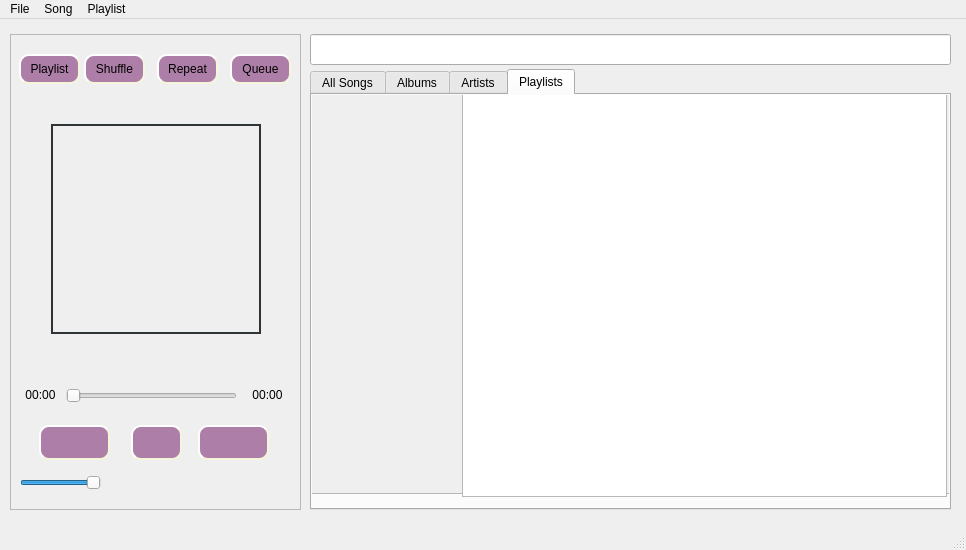
<?xml version="1.0" encoding="UTF-8"?>
<ui version="4.0">
 <class>MainWindow</class>
 <widget class="QMainWindow" name="MainWindow">
  <property name="geometry">
   <rect>
    <x>0</x>
    <y>0</y>
    <width>966</width>
    <height>550</height>
   </rect>
  </property>
  <property name="sizePolicy">
   <sizepolicy hsizetype="Preferred" vsizetype="Preferred">
    <horstretch>0</horstretch>
    <verstretch>10</verstretch>
   </sizepolicy>
  </property>
  <property name="minimumSize">
   <size>
    <width>400</width>
    <height>550</height>
   </size>
  </property>
  <property name="maximumSize">
   <size>
    <width>966</width>
    <height>550</height>
   </size>
  </property>
  <property name="windowTitle">
   <string>Wiggly Air Player</string>
  </property>
  <property name="styleSheet">
   <string notr="true">QPushButton {
    background-color: rgb(173, 127, 168);
    border-style: outset;
    border-width: 2px;
    border-radius: 10px;
    border-color: beige;
}
QPushButton:pressed {
    background-color: rgb(117, 80, 123);
    border-style: inset;
}
QLabelClickable{
	border:  2px solid black;
}
</string>
  </property>
  <property name="iconSize">
   <size>
    <width>24</width>
    <height>24</height>
   </size>
  </property>
  <property name="tabShape">
   <enum>QTabWidget::Rounded</enum>
  </property>
  <widget class="QWidget" name="centralwidget">
   <widget class="QTabWidget" name="tabLibrary">
    <property name="geometry">
     <rect>
      <x>310</x>
      <y>50</y>
      <width>641</width>
      <height>441</height>
     </rect>
    </property>
    <property name="sizePolicy">
     <sizepolicy hsizetype="Expanding" vsizetype="Expanding">
      <horstretch>0</horstretch>
      <verstretch>0</verstretch>
     </sizepolicy>
    </property>
    <property name="cursor">
     <cursorShape>ArrowCursor</cursorShape>
    </property>
    <property name="focusPolicy">
     <enum>Qt::NoFocus</enum>
    </property>
    <property name="layoutDirection">
     <enum>Qt::LeftToRight</enum>
    </property>
    <property name="autoFillBackground">
     <bool>false</bool>
    </property>
    <property name="styleSheet">
     <string notr="true"/>
    </property>
    <property name="currentIndex">
     <number>3</number>
    </property>
    <property name="elideMode">
     <enum>Qt::ElideMiddle</enum>
    </property>
    <property name="usesScrollButtons">
     <bool>false</bool>
    </property>
    <widget class="QWidget" name="tab_all_songs">
     <property name="styleSheet">
      <string notr="true">boder-radius:15</string>
     </property>
     <attribute name="title">
      <string>All Songs</string>
     </attribute>
     <widget class="QTableWidget" name="tableAllSongs">
      <property name="geometry">
       <rect>
        <x>-2</x>
        <y>0</y>
        <width>638</width>
        <height>399</height>
       </rect>
      </property>
      <property name="focusPolicy">
       <enum>Qt::NoFocus</enum>
      </property>
      <property name="contextMenuPolicy">
       <enum>Qt::CustomContextMenu</enum>
      </property>
      <property name="horizontalScrollBarPolicy">
       <enum>Qt::ScrollBarAlwaysOff</enum>
      </property>
      <property name="editTriggers">
       <set>QAbstractItemView::NoEditTriggers</set>
      </property>
      <property name="alternatingRowColors">
       <bool>true</bool>
      </property>
      <property name="selectionBehavior">
       <enum>QAbstractItemView::SelectRows</enum>
      </property>
      <property name="showGrid">
       <bool>false</bool>
      </property>
      <property name="sortingEnabled">
       <bool>false</bool>
      </property>
      <property name="wordWrap">
       <bool>false</bool>
      </property>
      <property name="cornerButtonEnabled">
       <bool>false</bool>
      </property>
      <property name="rowCount">
       <number>0</number>
      </property>
      <property name="columnCount">
       <number>4</number>
      </property>
      <attribute name="horizontalHeaderCascadingSectionResizes">
       <bool>true</bool>
      </attribute>
      <attribute name="horizontalHeaderMinimumSectionSize">
       <number>20</number>
      </attribute>
      <attribute name="horizontalHeaderDefaultSectionSize">
       <number>150</number>
      </attribute>
      <attribute name="horizontalHeaderShowSortIndicator" stdset="0">
       <bool>false</bool>
      </attribute>
      <attribute name="horizontalHeaderStretchLastSection">
       <bool>true</bool>
      </attribute>
      <attribute name="verticalHeaderVisible">
       <bool>false</bool>
      </attribute>
      <column>
       <property name="text">
        <string>Name</string>
       </property>
      </column>
      <column>
       <property name="text">
        <string>Time</string>
       </property>
      </column>
      <column>
       <property name="text">
        <string>Album</string>
       </property>
      </column>
      <column>
       <property name="text">
        <string>Artist</string>
       </property>
      </column>
     </widget>
    </widget>
    <widget class="QWidget" name="tabAlbums">
     <attribute name="title">
      <string>Albums</string>
     </attribute>
     <widget class="QTableWidget" name="albumSongs">
      <property name="geometry">
       <rect>
        <x>150</x>
        <y>-2</y>
        <width>485</width>
        <height>404</height>
       </rect>
      </property>
      <property name="focusPolicy">
       <enum>Qt::NoFocus</enum>
      </property>
      <property name="editTriggers">
       <set>QAbstractItemView::NoEditTriggers</set>
      </property>
      <property name="selectionBehavior">
       <enum>QAbstractItemView::SelectRows</enum>
      </property>
      <property name="showGrid">
       <bool>false</bool>
      </property>
      <property name="columnCount">
       <number>2</number>
      </property>
      <attribute name="horizontalHeaderVisible">
       <bool>false</bool>
      </attribute>
      <attribute name="horizontalHeaderStretchLastSection">
       <bool>true</bool>
      </attribute>
      <attribute name="verticalHeaderVisible">
       <bool>false</bool>
      </attribute>
      <column/>
      <column/>
     </widget>
     <widget class="QScrollArea" name="scrollAreaAlbums">
      <property name="geometry">
       <rect>
        <x>-3</x>
        <y>-2</y>
        <width>641</width>
        <height>401</height>
       </rect>
      </property>
      <property name="focusPolicy">
       <enum>Qt::NoFocus</enum>
      </property>
      <property name="styleSheet">
       <string notr="true"/>
      </property>
      <property name="widgetResizable">
       <bool>true</bool>
      </property>
      <widget class="QWidget" name="scrollAreaWidgetContentsAlbums">
       <property name="geometry">
        <rect>
         <x>0</x>
         <y>0</y>
         <width>637</width>
         <height>397</height>
        </rect>
       </property>
      </widget>
     </widget>
     <zorder>scrollAreaAlbums</zorder>
     <zorder>albumSongs</zorder>
    </widget>
    <widget class="QWidget" name="tab_artists">
     <attribute name="title">
      <string>Artists</string>
     </attribute>
     <widget class="QListWidget" name="listArtistNames">
      <property name="geometry">
       <rect>
        <x>-2</x>
        <y>-2</y>
        <width>212</width>
        <height>403</height>
       </rect>
      </property>
      <property name="focusPolicy">
       <enum>Qt::NoFocus</enum>
      </property>
      <property name="alternatingRowColors">
       <bool>true</bool>
      </property>
      <property name="iconSize">
       <size>
        <width>32</width>
        <height>32</height>
       </size>
      </property>
     </widget>
     <widget class="QTableWidget" name="tableAlbumContent">
      <property name="geometry">
       <rect>
        <x>209</x>
        <y>-2</y>
        <width>426</width>
        <height>403</height>
       </rect>
      </property>
      <property name="focusPolicy">
       <enum>Qt::NoFocus</enum>
      </property>
      <property name="contextMenuPolicy">
       <enum>Qt::CustomContextMenu</enum>
      </property>
      <property name="horizontalScrollBarPolicy">
       <enum>Qt::ScrollBarAlwaysOff</enum>
      </property>
      <property name="sizeAdjustPolicy">
       <enum>QAbstractScrollArea::AdjustToContents</enum>
      </property>
      <property name="editTriggers">
       <set>QAbstractItemView::NoEditTriggers</set>
      </property>
      <property name="selectionBehavior">
       <enum>QAbstractItemView::SelectRows</enum>
      </property>
      <property name="iconSize">
       <size>
        <width>32</width>
        <height>32</height>
       </size>
      </property>
      <property name="showGrid">
       <bool>false</bool>
      </property>
      <property name="cornerButtonEnabled">
       <bool>false</bool>
      </property>
      <property name="rowCount">
       <number>0</number>
      </property>
      <property name="columnCount">
       <number>2</number>
      </property>
      <attribute name="horizontalHeaderVisible">
       <bool>false</bool>
      </attribute>
      <attribute name="horizontalHeaderMinimumSectionSize">
       <number>10</number>
      </attribute>
      <attribute name="horizontalHeaderDefaultSectionSize">
       <number>50</number>
      </attribute>
      <attribute name="horizontalHeaderShowSortIndicator" stdset="0">
       <bool>false</bool>
      </attribute>
      <attribute name="horizontalHeaderStretchLastSection">
       <bool>true</bool>
      </attribute>
      <attribute name="verticalHeaderVisible">
       <bool>false</bool>
      </attribute>
      <column/>
      <column/>
     </widget>
    </widget>
    <widget class="QWidget" name="tab_playlists">
     <attribute name="title">
      <string>Playlists</string>
     </attribute>
     <widget class="QTableWidget" name="playlistSongs">
      <property name="geometry">
       <rect>
        <x>150</x>
        <y>-2</y>
        <width>485</width>
        <height>404</height>
       </rect>
      </property>
      <property name="focusPolicy">
       <enum>Qt::NoFocus</enum>
      </property>
      <property name="editTriggers">
       <set>QAbstractItemView::NoEditTriggers</set>
      </property>
      <property name="selectionBehavior">
       <enum>QAbstractItemView::SelectRows</enum>
      </property>
      <property name="showGrid">
       <bool>false</bool>
      </property>
      <property name="columnCount">
       <number>2</number>
      </property>
      <attribute name="horizontalHeaderVisible">
       <bool>false</bool>
      </attribute>
      <attribute name="horizontalHeaderStretchLastSection">
       <bool>true</bool>
      </attribute>
      <attribute name="verticalHeaderVisible">
       <bool>false</bool>
      </attribute>
      <column/>
      <column/>
     </widget>
     <widget class="QScrollArea" name="scrollAreaPlaylists">
      <property name="geometry">
       <rect>
        <x>-3</x>
        <y>-2</y>
        <width>641</width>
        <height>401</height>
       </rect>
      </property>
      <property name="focusPolicy">
       <enum>Qt::NoFocus</enum>
      </property>
      <property name="styleSheet">
       <string notr="true"/>
      </property>
      <property name="widgetResizable">
       <bool>true</bool>
      </property>
      <widget class="QWidget" name="scrollAreaWidgetContentsPlaylist">
       <property name="geometry">
        <rect>
         <x>0</x>
         <y>0</y>
         <width>637</width>
         <height>397</height>
        </rect>
       </property>
      </widget>
     </widget>
     <zorder>scrollAreaPlaylists</zorder>
     <zorder>playlistSongs</zorder>
    </widget>
   </widget>
   <widget class="QFrame" name="frame">
    <property name="geometry">
     <rect>
      <x>10</x>
      <y>15</y>
      <width>291</width>
      <height>476</height>
     </rect>
    </property>
    <property name="frameShape">
     <enum>QFrame::StyledPanel</enum>
    </property>
    <property name="frameShadow">
     <enum>QFrame::Raised</enum>
    </property>
    <widget class="QPushButton" name="pushButtonPlay">
     <property name="geometry">
      <rect>
       <x>121</x>
       <y>391</y>
       <width>51</width>
       <height>35</height>
      </rect>
     </property>
     <property name="focusPolicy">
      <enum>Qt::NoFocus</enum>
     </property>
     <property name="text">
      <string/>
     </property>
     <property name="icon">
      <iconset>
       <normaloff>../assets/icons/actions/gtk-media-play-ltr.png</normaloff>../assets/icons/actions/gtk-media-play-ltr.png</iconset>
     </property>
     <property name="iconSize">
      <size>
       <width>32</width>
       <height>32</height>
      </size>
     </property>
    </widget>
    <widget class="QSlider" name="sliderSongProgress">
     <property name="geometry">
      <rect>
       <x>56</x>
       <y>350</y>
       <width>171</width>
       <height>24</height>
      </rect>
     </property>
     <property name="focusPolicy">
      <enum>Qt::NoFocus</enum>
     </property>
     <property name="orientation">
      <enum>Qt::Horizontal</enum>
     </property>
    </widget>
    <widget class="QSlider" name="sliderVolume">
     <property name="geometry">
      <rect>
       <x>10</x>
       <y>437</y>
       <width>81</width>
       <height>24</height>
      </rect>
     </property>
     <property name="focusPolicy">
      <enum>Qt::NoFocus</enum>
     </property>
     <property name="value">
      <number>99</number>
     </property>
     <property name="tracking">
      <bool>true</bool>
     </property>
     <property name="orientation">
      <enum>Qt::Horizontal</enum>
     </property>
    </widget>
    <widget class="QPushButton" name="pushButtonPrev">
     <property name="geometry">
      <rect>
       <x>29</x>
       <y>391</y>
       <width>71</width>
       <height>35</height>
      </rect>
     </property>
     <property name="focusPolicy">
      <enum>Qt::NoFocus</enum>
     </property>
     <property name="text">
      <string/>
     </property>
     <property name="icon">
      <iconset>
       <normaloff>../assets/icons/actions/gtk-media-previous-ltr.png</normaloff>../assets/icons/actions/gtk-media-previous-ltr.png</iconset>
     </property>
     <property name="iconSize">
      <size>
       <width>32</width>
       <height>32</height>
      </size>
     </property>
    </widget>
    <widget class="QPushButton" name="pushButtonNext">
     <property name="geometry">
      <rect>
       <x>188</x>
       <y>391</y>
       <width>71</width>
       <height>35</height>
      </rect>
     </property>
     <property name="focusPolicy">
      <enum>Qt::NoFocus</enum>
     </property>
     <property name="styleSheet">
      <string notr="true"/>
     </property>
     <property name="text">
      <string/>
     </property>
     <property name="icon">
      <iconset>
       <normaloff>../assets/icons/actions/gtk-media-next-ltr.png</normaloff>../assets/icons/actions/gtk-media-next-ltr.png</iconset>
     </property>
     <property name="iconSize">
      <size>
       <width>32</width>
       <height>32</height>
      </size>
     </property>
    </widget>
    <widget class="QLabel" name="labelPlayerAlbumArt">
     <property name="geometry">
      <rect>
       <x>41</x>
       <y>90</y>
       <width>210</width>
       <height>210</height>
      </rect>
     </property>
     <property name="autoFillBackground">
      <bool>false</bool>
     </property>
     <property name="styleSheet">
      <string notr="true">border:1px solid black;
border-width:2px;
border-color:rgb(46, 52, 54);</string>
     </property>
     <property name="frameShape">
      <enum>QFrame::WinPanel</enum>
     </property>
     <property name="frameShadow">
      <enum>QFrame::Plain</enum>
     </property>
     <property name="lineWidth">
      <number>3</number>
     </property>
     <property name="text">
      <string/>
     </property>
     <property name="scaledContents">
      <bool>true</bool>
     </property>
    </widget>
    <widget class="QLabel" name="labelSongProgress">
     <property name="geometry">
      <rect>
       <x>10</x>
       <y>351</y>
       <width>41</width>
       <height>20</height>
      </rect>
     </property>
     <property name="text">
      <string>00:00</string>
     </property>
     <property name="alignment">
      <set>Qt::AlignCenter</set>
     </property>
    </widget>
    <widget class="QLabel" name="labelSongDuration">
     <property name="geometry">
      <rect>
       <x>237</x>
       <y>351</y>
       <width>41</width>
       <height>20</height>
      </rect>
     </property>
     <property name="text">
      <string>00:00</string>
     </property>
     <property name="alignment">
      <set>Qt::AlignCenter</set>
     </property>
    </widget>
    <widget class="QPushButton" name="pushButtonShuffle">
     <property name="geometry">
      <rect>
       <x>74</x>
       <y>20</y>
       <width>61</width>
       <height>30</height>
      </rect>
     </property>
     <property name="focusPolicy">
      <enum>Qt::NoFocus</enum>
     </property>
     <property name="text">
      <string>Shuffle</string>
     </property>
    </widget>
    <widget class="QPushButton" name="pushButtonShuffle_2">
     <property name="geometry">
      <rect>
       <x>220</x>
       <y>20</y>
       <width>61</width>
       <height>30</height>
      </rect>
     </property>
     <property name="focusPolicy">
      <enum>Qt::NoFocus</enum>
     </property>
     <property name="text">
      <string>Queue</string>
     </property>
    </widget>
    <widget class="QPushButton" name="pushButtonShuffle_3">
     <property name="geometry">
      <rect>
       <x>147</x>
       <y>20</y>
       <width>61</width>
       <height>30</height>
      </rect>
     </property>
     <property name="focusPolicy">
      <enum>Qt::NoFocus</enum>
     </property>
     <property name="text">
      <string>Repeat</string>
     </property>
    </widget>
    <widget class="QPushButton" name="pushButtonAddToPlaylist">
     <property name="geometry">
      <rect>
       <x>9</x>
       <y>20</y>
       <width>61</width>
       <height>30</height>
      </rect>
     </property>
     <property name="focusPolicy">
      <enum>Qt::NoFocus</enum>
     </property>
     <property name="text">
      <string>Playlist</string>
     </property>
    </widget>
    <widget class="QLabel" name="labelPlayerSongAlbumArtist">
     <property name="geometry">
      <rect>
       <x>10</x>
       <y>304</y>
       <width>271</width>
       <height>41</height>
      </rect>
     </property>
     <property name="sizePolicy">
      <sizepolicy hsizetype="Expanding" vsizetype="Preferred">
       <horstretch>0</horstretch>
       <verstretch>0</verstretch>
      </sizepolicy>
     </property>
     <property name="text">
      <string/>
     </property>
     <property name="alignment">
      <set>Qt::AlignHCenter|Qt::AlignTop</set>
     </property>
    </widget>
    <widget class="QLabel" name="labelPlayerSongName">
     <property name="geometry">
      <rect>
       <x>10</x>
       <y>56</y>
       <width>271</width>
       <height>33</height>
      </rect>
     </property>
     <property name="sizePolicy">
      <sizepolicy hsizetype="Fixed" vsizetype="Expanding">
       <horstretch>0</horstretch>
       <verstretch>0</verstretch>
      </sizepolicy>
     </property>
     <property name="text">
      <string/>
     </property>
     <property name="alignment">
      <set>Qt::AlignBottom|Qt::AlignHCenter</set>
     </property>
     <property name="wordWrap">
      <bool>true</bool>
     </property>
    </widget>
   </widget>
   <widget class="QLineEdit" name="lineEdit">
    <property name="geometry">
     <rect>
      <x>310</x>
      <y>15</y>
      <width>641</width>
      <height>31</height>
     </rect>
    </property>
    <property name="focusPolicy">
     <enum>Qt::ClickFocus</enum>
    </property>
   </widget>
  </widget>
  <widget class="QMenuBar" name="menubar">
   <property name="geometry">
    <rect>
     <x>0</x>
     <y>0</y>
     <width>966</width>
     <height>29</height>
    </rect>
   </property>
   <widget class="QMenu" name="menuFile">
    <property name="title">
     <string>File</string>
    </property>
    <addaction name="actionOpen_File"/>
    <addaction name="actionOpen_Files"/>
    <addaction name="actionImport_Library"/>
   </widget>
   <widget class="QMenu" name="menuSong">
    <property name="title">
     <string>Song</string>
    </property>
    <addaction name="actionPlay_selected"/>
    <addaction name="separator"/>
    <addaction name="actionPlay_next"/>
    <addaction name="actionAdd_to_up_next"/>
    <addaction name="separator"/>
    <addaction name="actionClear_up_next"/>
   </widget>
   <widget class="QMenu" name="menuPlaylist">
    <property name="title">
     <string>Playlist</string>
    </property>
    <addaction name="actionCreate_playlist"/>
   </widget>
   <addaction name="menuFile"/>
   <addaction name="menuSong"/>
   <addaction name="menuPlaylist"/>
  </widget>
  <widget class="QStatusBar" name="statusbar"/>
  <action name="actionOpen_File">
   <property name="text">
    <string>Open File...</string>
   </property>
   <property name="shortcut">
    <string>Ctrl+O</string>
   </property>
  </action>
  <action name="actionImport_Library">
   <property name="text">
    <string>Import Library...</string>
   </property>
   <property name="shortcut">
    <string>Ctrl+I</string>
   </property>
  </action>
  <action name="actionOpen_Files">
   <property name="text">
    <string>Open Files...</string>
   </property>
  </action>
  <action name="actionPlay_selected">
   <property name="text">
    <string>Play selected</string>
   </property>
   <property name="shortcut">
    <string>Ctrl+P</string>
   </property>
  </action>
  <action name="actionPlay_next">
   <property name="text">
    <string>Play next</string>
   </property>
  </action>
  <action name="actionAdd_to_up_next">
   <property name="text">
    <string>Add to up next</string>
   </property>
  </action>
  <action name="actionClear_up_next">
   <property name="text">
    <string>Clear up next</string>
   </property>
   <property name="shortcut">
    <string>Ctrl+Q</string>
   </property>
  </action>
  <action name="actionCreate_playlist">
   <property name="text">
    <string>Create playlist</string>
   </property>
  </action>
 </widget>
 <resources/>
 <connections/>
</ui>
